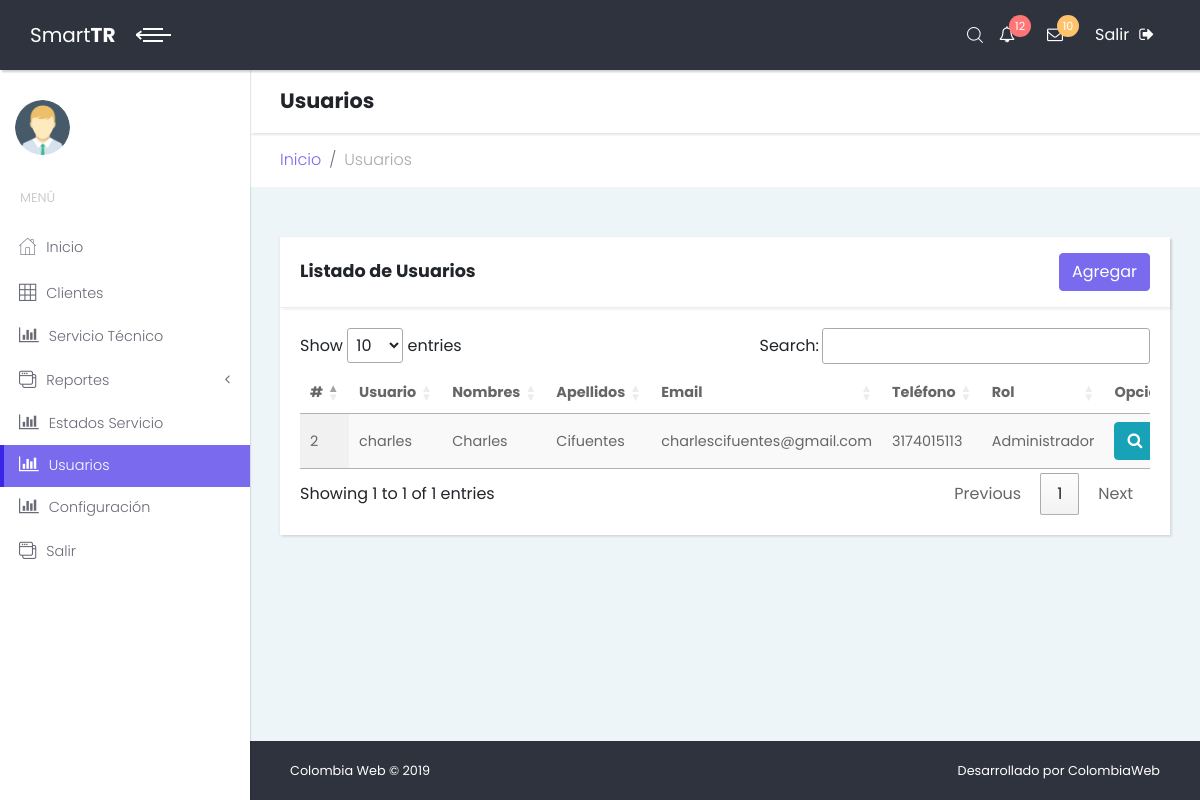
The page /index.php/cusers on the database as committed earlier.
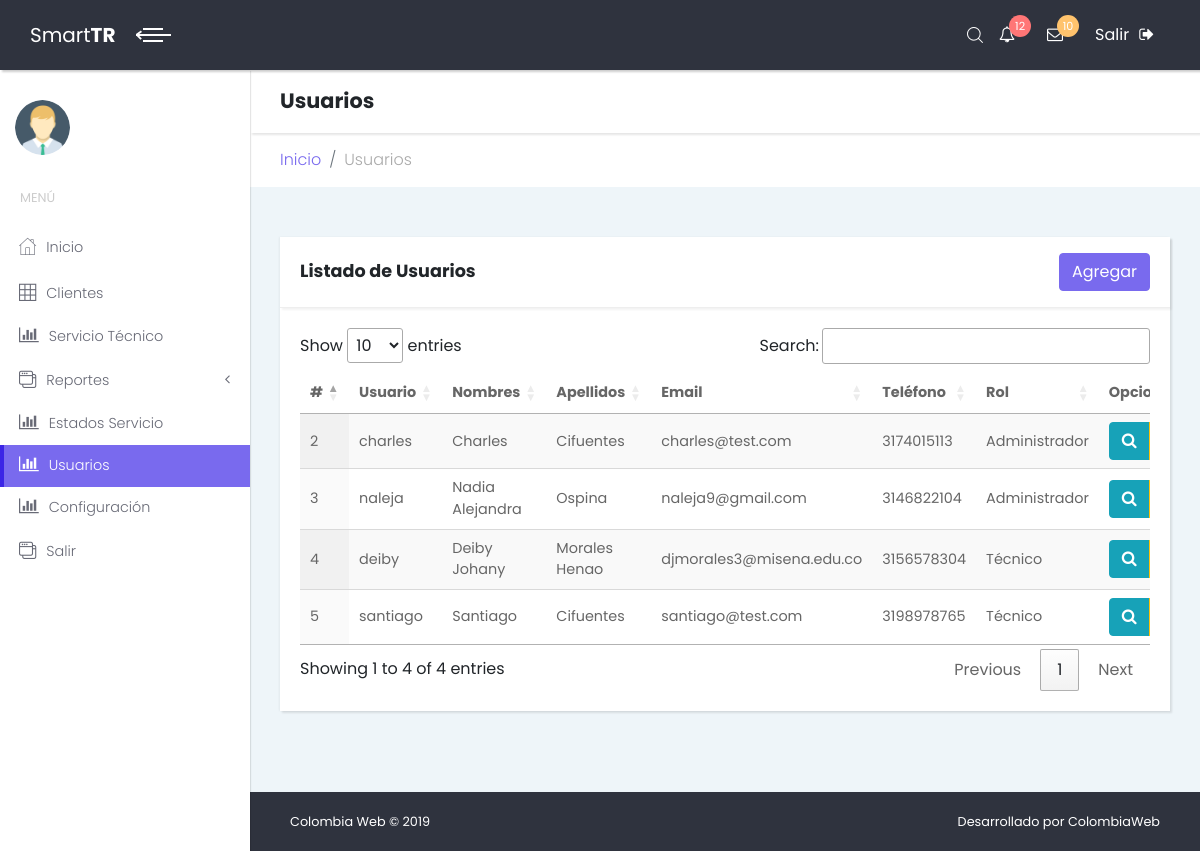
The same page on the database as committed later.
### tables this page shows
CREATE TABLE `users` (
  `user_id` int(11) NOT NULL,
  `user_name` varchar(45) NOT NULL,
  `user_password` varchar(45) NOT NULL,
  `user_firstname` varchar(45) DEFAULT NULL,
  `user_lastname` varchar(45) DEFAULT NULL,
  `user_email` varchar(45) DEFAULT NULL,
  `user_phone` varchar(45) DEFAULT NULL,
  `rol_id` int(11) DEFAULT '1',
  `user_status` tinyint(1) DEFAULT '1'
);

CREATE TABLE `roles` (
  `rol_id` int(11) NOT NULL,
  `rol_name` varchar(45) NOT NULL
);

### application/controllers/Cusers.php (called while the page is built, shortened)
<?php
class Cusers extends CI_Controller {
	public function __construct()
  	{
  		$this->load->model('musers');
	}
	public function index()
	{
		$data = array('users' => $this->musers->get_users());
		$this->load->view('layout/header');
		$this->load->view('layout/sidebar');
		$this->load->view('users/list',$data);
		$this->load->view('layout/footer');
	}
}

### index.php (called while the page is built, shortened)
<?php
require_once BASEPATH.'core/CodeIgniter.php';

### application/models/Musers.php (called while the page is built, shortened)
<?php
class Musers extends CI_model{
    public function get_users()
    {
        $this->db->select("u.*, r.rol_name");
        $this->db->from("users u");
        $this->db->join("roles r","r.rol_id = u.rol_id");
        $this->db->where('u.user_status','1');
        $query = $this->db->get();
        return $query->result();
    }
}

### application/views/users/list.php (the view, shortened to what this page needs)
<div class="content-inner">
          <header class="page-header">
            <div class="container-fluid">
              <h2 class="no-margin-bottom">Usuarios</h2>
            </div>
          </header>
          <div class="breadcrumb-holder container-fluid">
            <ul class="breadcrumb">
              <li class="breadcrumb-item"><a href="<?php echo base_url('chome');?>">Inicio</a></li>
              <li class="breadcrumb-item active">Usuarios</li>
            </ul>
          </div>
          <section class="tables">
            <div class="container-fluid">
              <div class="row">
                <div class="col-lg-12">
                  <div class="card">
                    <div class="card-header d-flex align-items-center">
                      <h3 class="h4">Listado de Usuarios</h3>
                      <a class="btn btn-primary ml-auto" href="<?php echo base_url('cusers/add'); ?>" role="button">Agregar</a>
                    </div>
                    <div class="card-body">
                      <div class="table-responsive">
                        <table id="table_id" class="display">
                          <thead>
                            <tr>
                              <th>#</th>
                              <th>Usuario</th>
                              <th>Nombres</th>
                              <th>Apellidos</th>
                              <th>Email</th>
                              <th>Teléfono</th>
                              <th>Rol</th>
                              <th>Opciones</th>
                            </tr>
                          </thead>
                          <tbody>
                            <?php if (!empty($users)) { ?>
                              <?php foreach ($users as $user) { ?>
                                <tr>
                                  <td><?php echo $user->user_id; ?></td>
                                  <td><?php echo $user->user_name; ?></td>
                                  <td><?php echo $user->user_firstname; ?></td>
                                  <td><?php echo $user->user_lastname; ?></td>
                                  <td><?php echo $user->user_email; ?></td>
                                  <td><?php echo $user->user_phone; ?></td>
                                  <td><?php echo $user->rol_name; ?></td>
                                  <td>
                                    <div class="btn-group" role="group" aria-label="Basic example">
                                      <button type="button" class="btn btn-info btn-view-user" data-toggle="modal" data-target="#userModal" value="<?php echo $user->user_id; ?>"><span class="fa fa-search"></span></button>
                                    </div>
                                  </td>
                                </tr>
                              <?php } ?>
                            <?php } ?>
                          </tbody>
                        </table>
                      </div>
                    </div>
                  </div>
                </div>
              </div>
            </div>
          </section>

Rows that differ between the two databases and show on the page:
changed users "charles": user_email "charlescifuentes@gmail.com" → "charles@test.com"
added users: user_id "3", user_name "naleja", user_firstname "Nadia Alejandra", user_lastname "Ospina", user_email "naleja9@gmail.com", user_phone "3146822104", rol.rol_name "Administrador"
added users: user_id "4", user_name "deiby", user_firstname "Deiby Johany", user_lastname "Morales Henao", user_email "djmorales3@misena.edu.co", user_phone "3156578304", rol.rol_name "Técnico"
added users: user_id "5", user_name "santiago", user_firstname "Santiago", user_lastname "Cifuentes", user_email "santiago@test.com", user_phone "3198978765", rol.rol_name "Técnico"
Other text that changed with them:
text written by a page script: "Show entries Search: Showing 1 to 1 of 1 entries Previous 1 Next" → "Show entries Search: Showing 1 to 4 of 4 entries Previous 1 Next"
